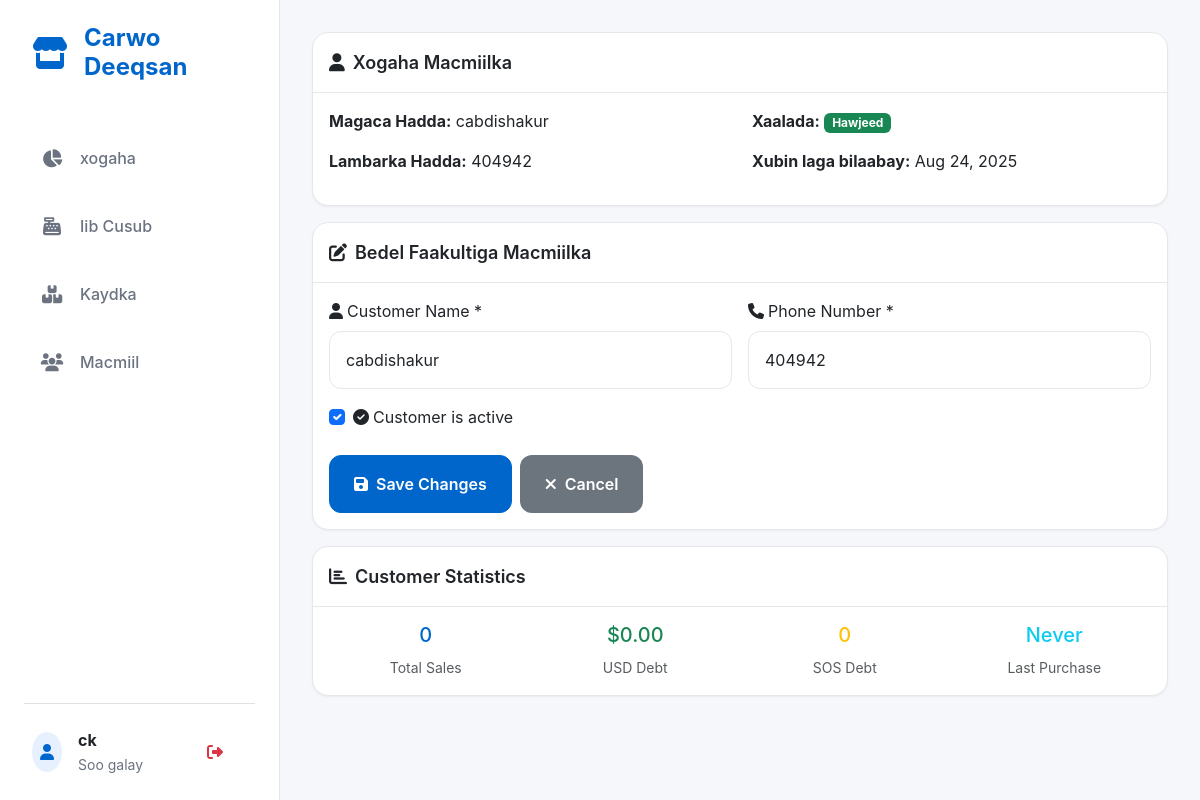
/customers/1/edit/ (signed in), run on an earlier commit of the app's database.
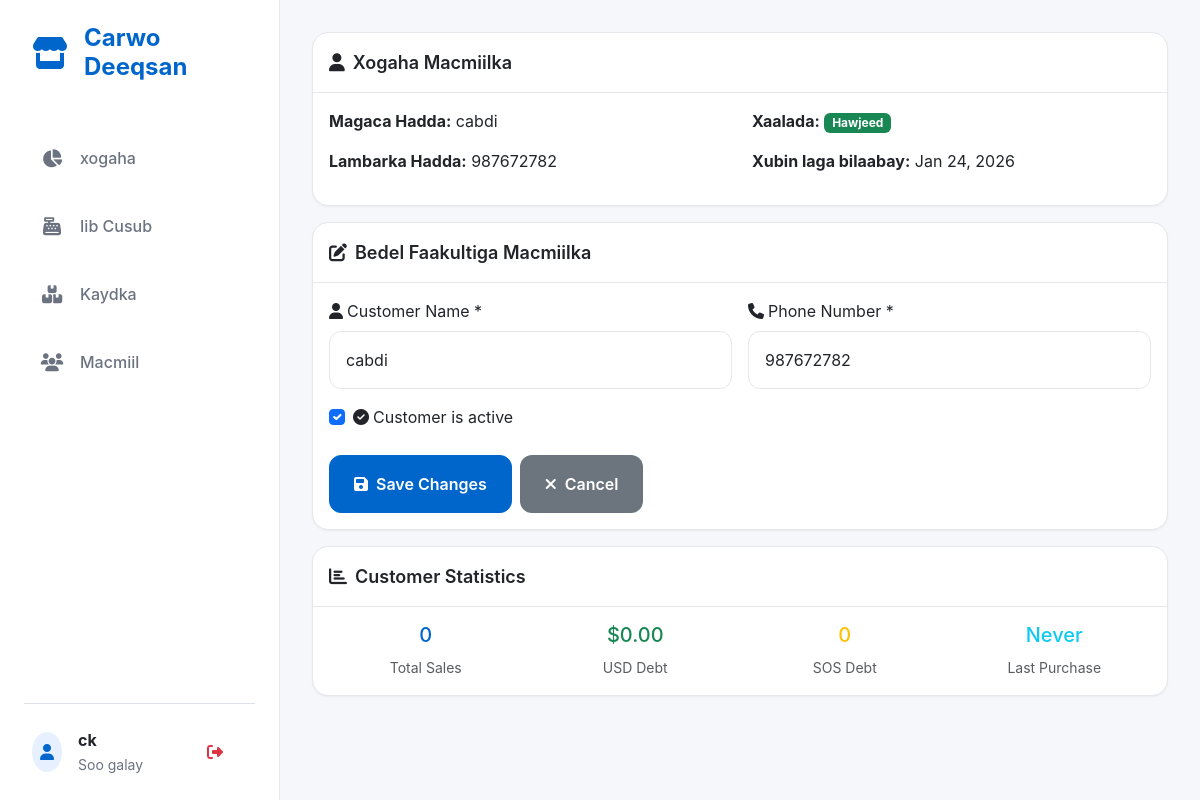
And on a later commit of the database.
### core/models.py (models this page shows, shortened)
class Customer(models.Model):
    name = models.CharField(max_length=200, blank=True, null=True)
    phone = models.CharField(max_length=15, blank=True, null=True) # Unique constraint relaxed by migration
    total_debt_usd = models.DecimalField(max_digits=10, decimal_places=2, default=0.00, help_text="Total debt in USD")
    total_debt_sos = models.DecimalField(max_digits=10, decimal_places=2, default=0.00, help_text="Total debt in SOS")
    total_debt_etb = models.DecimalField(max_digits=10, decimal_places=2, default=0.00, help_text="Total debt in ETB")
    date_created = models.DateTimeField(auto_now_add=True)
    last_purchase_date = models.DateTimeField(null=True, blank=True)
    is_active = models.BooleanField(default=True)
    class Meta:
        verbose_name = "Customer"
        verbose_name_plural = "Customers"

### core/views.py (the view)
# urls.py: path('customers/<int:customer_id>/edit/', views.edit_customer, name='edit_customer'),
@superuser_required
def edit_customer(request, customer_id):
    customer = get_object_or_404(Customer, id=customer_id)
    if request.method == 'POST':
        form = CustomerEditForm(request.POST, instance=customer)
        if form.is_valid():
            old_name = customer.name
            old_phone = customer.phone
            old_active = customer.is_active
            customer = form.save()
            changes = []
            if old_name != customer.name:
                changes.append(f"name: '{old_name}' → '{customer.name}'")
            if old_phone != customer.phone:
                changes.append(f"phone: '{old_phone}' → '{customer.phone}'")
            if old_active != customer.is_active:
                changes.append(f"active: {old_active} → {customer.is_active}")
            if changes:
                log_audit_action(
                    request.user, 'CUSTOMER_UPDATED', 'Customer', customer.id,
                    f'Updated customer: {", ".join(changes)}',
                    request.META.get('REMOTE_ADDR')
                )
            messages.success(request, f'Customer "{customer.name}" updated successfully!')
            return redirect('core:customer_detail', customer_id=customer.id)
    else:
        form = CustomerEditForm(instance=customer)
    context = {
        'customer': customer,
        'form': form,
    }
    return render(request, 'core/edit_customer.html', context)

### core/forms.py (shortened to what this page needs)
class CustomerEditForm(forms.ModelForm):
    class Meta:
        model = Customer
        fields = ['name', 'phone', 'is_active']
        widgets = {
            'name': forms.TextInput(attrs={
                'class': 'form-control',
                'placeholder': 'Enter customer name'
            }),
            'phone': forms.TextInput(attrs={
                'class': 'form-control',
                'placeholder': 'Enter phone number'
            }),
            'is_active': forms.CheckboxInput(attrs={'class': 'form-check-input'}),
        }

### core/permissions_policy.py (called while the page is built)
    def process_response(self, request, response):
        existing = response.get('Permissions-Policy')
        policy = "camera=(self)"
        if existing:
            if 'camera=' not in existing:
                response['Permissions-Policy'] = f"{existing}, {policy}"
        else:
            response['Permissions-Policy'] = policy
        return response

### core/templates/core/edit_customer.html (shortened to what the changed rows need)
{% extends 'core/base.html' %}
{% load static %}
{% block content %}
<div class="container-fluid p-0">
    <div class="card mb-3">
        <div class="card-body">
            <div class="row">
                <div class="col-md-6">
                    <p><strong>Magaca Hadda:</strong> {{ customer.name }}</p>
                    <p><strong>Lambarka Hadda:</strong> {{ customer.phone }}</p>
                </div>
                <div class="col-md-6">
                    <p><strong>Xaalada:</strong>
                        {% if customer.is_active %}
                            <span class="badge bg-success">Hawjeed</span>
                        {% else %}
                            <span class="badge bg-danger">Si Hawjeed ah</span>
                        {% endif %}
                    </p>
                    <p><strong>Xubin laga bilaabay:</strong> {{ customer.date_created|date:"M d, Y" }}</p>
                </div>
            </div>
        </div>
    </div>
    <div class="card">
        <div class="card-body">
            <form method="post">
                <div class="row g-3">
                    <div class="col-md-6">
                        <label for="{{ form.name.id_for_label }}" class="form-label">
                            <i class="fas fa-user me-1"></i>Customer Name *
                        </label>
                        {{ form.name }}
                    </div>
                    <div class="col-md-6">
                        <label for="{{ form.phone.id_for_label }}" class="form-label">
                            <i class="fas fa-phone me-1"></i>Phone Number *
                        </label>
                        {{ form.phone }}
                    </div>
                    <div class="col-12">
                        <div class="form-check">
                            {{ form.is_active }}
                            <label class="form-check-label" for="{{ form.is_active.id_for_label }}">
                                <i class="fas fa-check-circle me-1"></i>Customer is active
                            </label>
                        </div>
                    </div>
                </div>
            </form>
        </div>
    </div>
    <div class="card mt-3">
        <div class="card-body">
            <div class="row g-3">
                <div class="col-md-3">
                    <div class="text-center">
                        <h5 class="text-primary">{{ customer.sale_set.count }}</h5>
                        <small class="text-muted">Total Sales</small>
                    </div>
                </div>
                <div class="col-md-3">
                    <div class="text-center">
                        <h5 class="text-success">${{ customer.total_debt_usd|floatformat:2 }}</h5>
                        <small class="text-muted">USD Debt</small>
                    </div>
                </div>
                <div class="col-md-3">
                    <div class="text-center">
                        <h5 class="text-warning">{{ customer.total_debt_sos|floatformat:0 }}</h5>
                        <small class="text-muted">SOS Debt</small>
                    </div>
                </div>
            </div>
        </div>
    </div>
</div>
{% endblock %}

What changed in the data, as far as the page shows it:
changed Customer: name "cabdishakur" → "cabdi"; phone "404942" → "987672782"; date_created "Aug 24, 2025" → "Jan 24, 2026"
